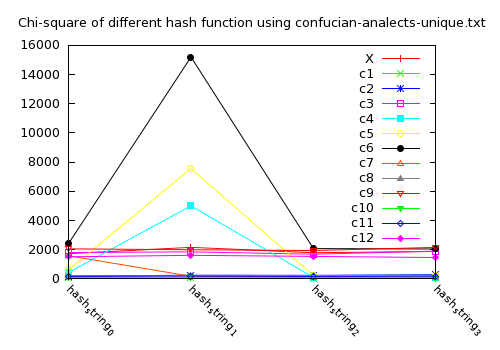

Reproduce this figure in gnuplot.
set terminal pngcairo  transparent enhanced font "arial,10" fontscale 1.0 size 500, 350 
set output 'histogram_Chi_cau.png'
set key inside right top vertical Right noreverse noenhanced autotitles nobox
set datafile missing '-'
set style data linespoints
set xtics border in scale 1,0.5 nomirror rotate by -45  offset character 0, 0, 0 autojustify
set xtics  norangelimit font ",8"
set xtics   ()
set title "Chi-square of different hash function using confucian-analects-unique.txt"
i = 22
plot 'hash_Chi_cau.dat' using 2:xtic(1) title columnheader(2), for [i=3:14] '' using i title columnheader(i)


# set terminal pngcairo  transparent enhanced font "arial,10" fontscale 1.0 size 500, 350 
# set output 'histogram_Chi.png'
# set boxwidth 0.9 absolute
# set style fill   solid 1.00 border lt -1
# set key inside right top vertical Right noreverse noenhanced autotitles nobox
# set style histogram clustered gap 1 title  off# set character 0, 0, 0
# set datafile missing '-'
# set style data histograms
# set xtics border in scale 0,0 nomirror rotate by -45  off# set character 0, 0, 0 autojustify
# set xtics  norangelimit font ",8"
# set xtics   ()
# set title "Chi-square of different hash function with 13 different capacities"
# set yrange [ 0.00000 : 25000 ] noreverse nowriteback
#i = 22
#plot 'hash_Chi.dat' using 2:xtic(1) ti col, '' u 3 ti col, '' u 4 ti col, '' u 5 ti col, '' u 6 ti col, '' u 7 ti col, '' u 8 ti col, '' u 9 ti col, '' u 10 ti col, '' u 11 ti col, '' u 12 ti col, '' u 13 ti col, '' u 14 ti col
